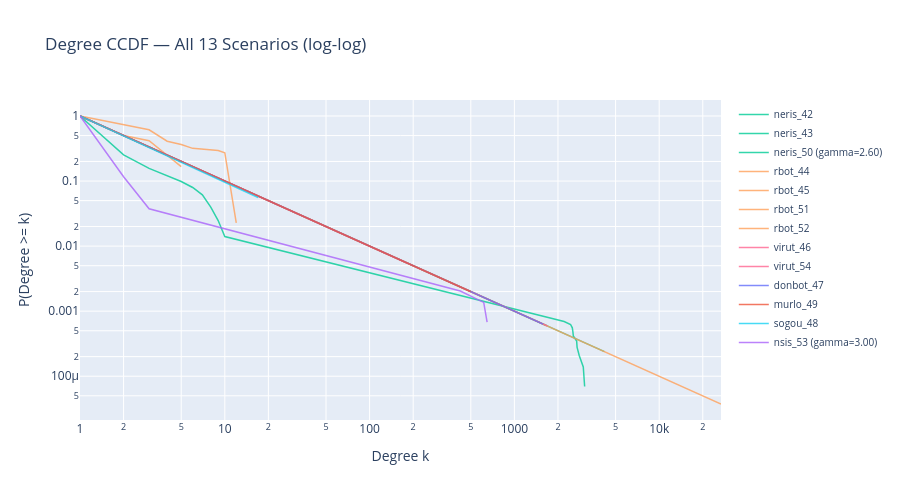

Notebook cell for this chart:
### Markdown cell above
## 5. Degree Distributions

Log-log CCDF (complementary cumulative degree distribution) for each scenario.
Power-law behavior would appear as a straight line on log-log axes.
Gamma annotations shown where `powerlaw.Fit` succeeded (n >= 50 positive-degree nodes).

### Code cell
# Family color map
family_colors = {
    fam: px.colors.qualitative.Plotly[i % len(px.colors.qualitative.Plotly)]
    for i, fam in enumerate(sorted(FAMILIES))
}

fig = go.Figure()

for _, row in metrics_df.iterrows():
    x = row["degree_ccdf_x"]
    y = row["degree_ccdf_y"]
    if not x or not y:
        continue

    gamma = row["powerlaw_gamma"]
    name = row["scenario_id"]
    if gamma and not np.isnan(gamma):
        name += f" (gamma={gamma:.2f})"

    fig.add_trace(
        go.Scatter(
            x=x,
            y=y,
            mode="lines",
            name=name,
            line=dict(color=family_colors[row["family"]], width=1.5),
            opacity=0.8,
        )
    )

fig.update_layout(
    title="Degree CCDF — All 13 Scenarios (log-log)",
    xaxis=dict(title="Degree k", type="log"),
    yaxis=dict(title="P(Degree >= k)", type="log"),
    height=500,
    legend=dict(font=dict(size=10)),
)
fig.show()

### Figure 1 — Plotly figure (JSON) as saved in the notebook; plotly's stock layout.template omitted (floating-point values rounded to 4 significant figures)
{"data": [{"line": {"color": "#00CC96", "width": 1.5}, "mode": "lines", "name": "neris_42", "opacity": 0.8, "type": "scatter", "x": [1, 4190], "y": [1, 0.0002386]}, {"line": {"color": "#00CC96", "width": 1.5}, "mode": "lines", "name": "neris_43", "opacity": 0.8, "type": "scatter", "x": [1, 1659], "y": [1, 0.0006024]}, {"line": {"color": "#00CC96", "width": 1.5}, "mode": "lines", "name": "neris_50 (gamma=2.60)", "opacity": 0.8, "type": "scatter", "x": [1, 2, 3, 4, 5, 6, 7, 8, 9, 10, 2206, 2444, 2512, 2535, 2553, 2691, 2711, 2804, 2991, 3056], "y": [1, 0.2525, 0.1563, 0.12, 0.09843, 0.07969, 0.06129, 0.03964, 0.02471, 0.01402, 0.0006942, 0.0006247, 0.0005553, 0.0004859, 0.0004165, 0.0003471, 0.0002777, 0.0002082, 0.0001388, 6.942e-05]}, {"line": {"color": "#FFA15A", "width": 1.5}, "mode": "lines", "name": "rbot_44", "opacity": 0.8, "type": "scatter", "x": [1, 26725], "y": [1, 3.742e-05]}, {"line": {"color": "#FFA15A", "width": 1.5}, "mode": "lines", "name": "rbot_45", "opacity": 0.8, "type": "scatter", "x": [1, 593], "y": [1, 0.001684]}, {"line": {"color": "#FFA15A", "width": 1.5}, "mode": "lines", "name": "rbot_51", "opacity": 0.8, "type": "scatter", "x": [1, 2, 3, 4, 5, 6, 9, 10, 11, 12], "y": [1, 0.7273, 0.6136, 0.4091, 0.3636, 0.3182, 0.2955, 0.2727, 0.06818, 0.02273]}, {"line": {"color": "#FFA15A", "width": 1.5}, "mode": "lines", "name": "rbot_52", "opacity": 0.8, "type": "scatter", "x": [1, 2, 3, 4, 5], "y": [1, 0.5, 0.4167, 0.25, 0.1667]}, {"line": {"color": "#FF6692", "width": 1.5}, "mode": "lines", "name": "virut_46", "opacity": 0.8, "type": "scatter", "x": [1, 183], "y": [1, 0.005435]}, {"line": {"color": "#FF6692", "width": 1.5}, "mode": "lines", "name": "virut_54", "opacity": 0.8, "type": "scatter", "x": [1, 1692], "y": [1, 0.0005907]}, {"line": {"color": "#636EFA", "width": 1.5}, "mode": "lines", "name": "donbot_47", "opacity": 0.8, "type": "scatter", "x": [1, 1579], "y": [1, 0.0006329]}, {"line": {"color": "#EF553B", "width": 1.5}, "mode": "lines", "name": "murlo_49", "opacity": 0.8, "type": "scatter", "x": [1, 497], "y": [1, 0.002008]}, {"line": {"color": "#19D3F3", "width": 1.5}, "mode": "lines", "name": "sogou_48", "opacity": 0.8, "type": "scatter", "x": [1, 17], "y": [1, 0.05556]}, {"line": {"color": "#AB63FA", "width": 1.5}, "mode": "lines", "name": "nsis_53 (gamma=3.00)", "opacity": 0.8, "type": "scatter", "x": [1, 2, 3, 423, 614, 648], "y": [1, 0.1165, 0.03747, 0.002044, 0.001362, 0.0006812]}], "layout": {"height": 500, "legend": {"font": {"size": 10}}, "title": {"text": "Degree CCDF — All 13 Scenarios (log-log)"}, "xaxis": {"title": {"text": "Degree k"}, "type": "log"}, "yaxis": {"title": {"text": "P(Degree >= k)"}, "type": "log"}}}
